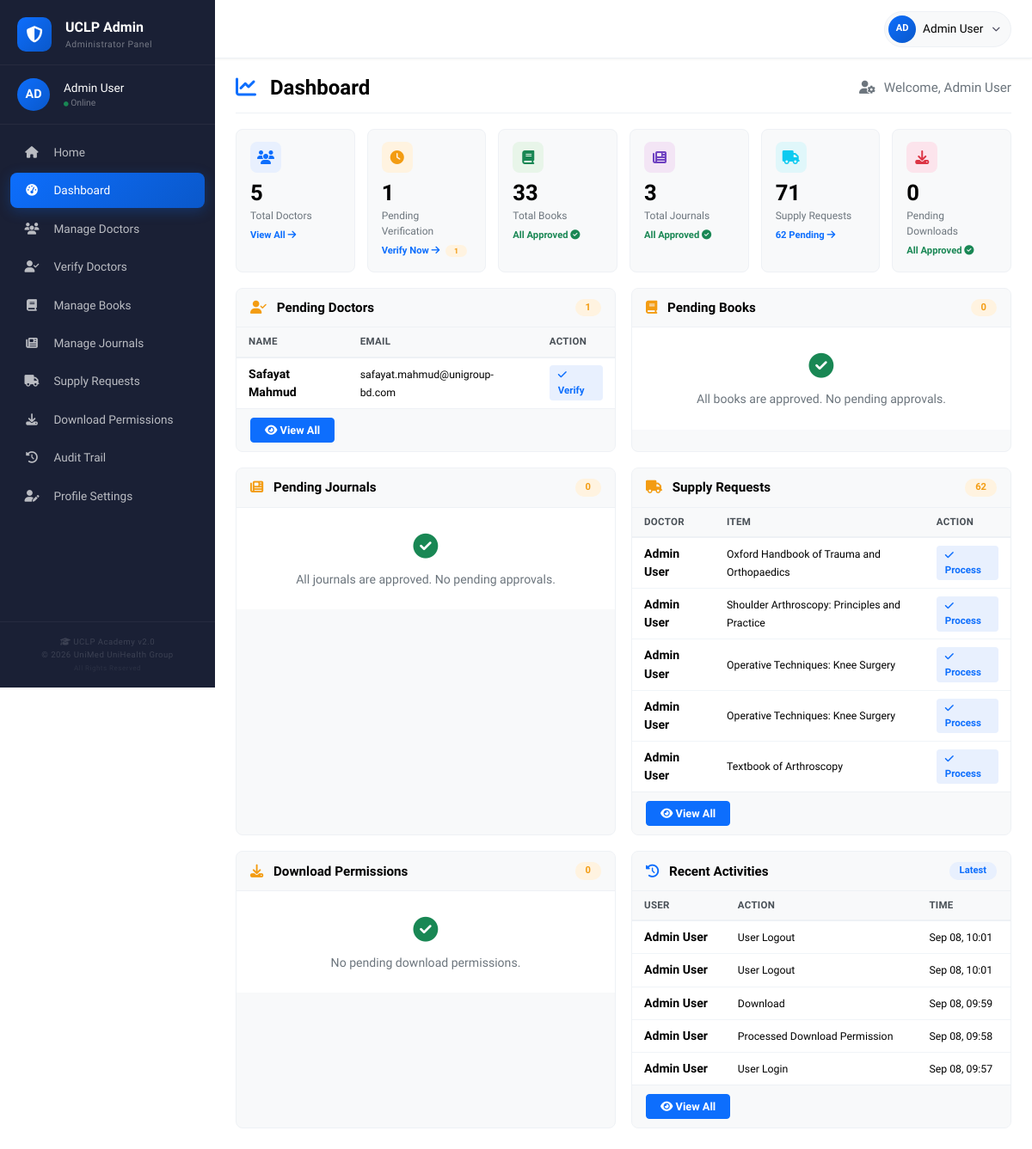
The page /admin/dashboard (signed in) on the database its author committed.
### tables this page shows
CREATE TABLE `users` (
  `id` int(11) NOT NULL,
  `user_type` enum('doctor','admin','editor') NOT NULL DEFAULT 'doctor',
  `name` varchar(100) NOT NULL,
  `bmdc_reg_no` varchar(50) DEFAULT NULL,
  `specialty` varchar(100) DEFAULT NULL,
  `hospital_institute` varchar(200) DEFAULT NULL,
  `mobile` varchar(20) DEFAULT NULL,
  `email` varchar(100) NOT NULL,
  `password` varchar(255) NOT NULL,
  `profile_image` varchar(255) DEFAULT 'default.jpg',
  `is_verified` tinyint(1) DEFAULT 0,
  `is_active` tinyint(1) DEFAULT 1,
  `download_limit` int(11) DEFAULT 2,
  `created_at` timestamp NOT NULL DEFAULT current_timestamp(),
  `updated_at` timestamp NULL DEFAULT NULL ON UPDATE current_timestamp()
);

CREATE TABLE `supply_requests` (
  `id` int(11) NOT NULL,
  `user_id` int(11) NOT NULL,
  `book_id` int(11) DEFAULT NULL,
  `journal_id` int(11) DEFAULT NULL,
  `request_type` enum('book','journal') NOT NULL,
  `delivery_address` text NOT NULL,
  `delivery_phone` varchar(20) DEFAULT NULL,
  `status` enum('pending','approved','rejected','completed') DEFAULT 'pending',
  `admin_notes` text DEFAULT NULL,
  `processed_by` int(11) DEFAULT NULL,
  `request_date` timestamp NOT NULL DEFAULT current_timestamp(),
  `processed_date` timestamp NULL DEFAULT NULL
);

CREATE TABLE `audit_trail` (
  `id` int(11) NOT NULL,
  `user_id` int(11) DEFAULT NULL,
  `user_type` enum('admin','editor','doctor') DEFAULT NULL,
  `action` varchar(100) NOT NULL,
  `details` text DEFAULT NULL,
  `ip_address` varchar(45) DEFAULT NULL,
  `user_agent` text DEFAULT NULL,
  `created_at` timestamp NOT NULL DEFAULT current_timestamp()
);

### admin/dashboard.php (the view, shortened to what the rows shown need)
<?php
$db = Database::getInstance()->getConnection();
$pendingDoctors = $db->query("
    SELECT id, name, email, bmdc_reg_no, specialty, created_at
    FROM users
    WHERE user_type = 'doctor' AND is_verified = 0
    ORDER BY created_at DESC LIMIT 5
");
$pendingRequests = $db->query("
    SELECT sr.*, u.name as doctor_name,
           CASE
               WHEN sr.book_id IS NOT NULL THEN b.title
               WHEN sr.journal_id IS NOT NULL THEN j.title
           END as item_title
    FROM supply_requests sr
    LEFT JOIN users u ON sr.user_id = u.id
    LEFT JOIN books b ON sr.book_id = b.id
    LEFT JOIN journals j ON sr.journal_id = j.id
    WHERE sr.status = 'pending'
    ORDER BY sr.request_date DESC LIMIT 5
");
?>
<!DOCTYPE html>
<html lang="en">
<head>
    <link href="https://cdn.jsdelivr.net/npm/bootstrap@5.3.0/dist/css/bootstrap.min.css" rel="stylesheet">
    <link rel="stylesheet" href="https://cdnjs.cloudflare.com/ajax/libs/font-awesome/6.4.0/css/all.min.css">
</head>
<body>
    <?php include __DIR__ . '/../includes/admin_nav.php'; ?>
    <div class="container-fluid">
        <div class="row">
            <main class="main-content">
                <div class="page-header">
                    <h1>
                        <i class="fas fa-chart-line"></i> Dashboard
                    </h1>
                </div>
                <div class="tables-grid">
                    <div class="table-card">
                        <div class="table-body">
                            <?php if ($pendingDoctors->num_rows > 0): ?>
                            <table>
                                <thead>
                                    <tr>
                                        <th>Name</th>
                                        <th>Email</th>
                                        <th>Action</th>
                                    </tr>
                                </thead>
                                <tbody>
                                    <?php while ($doctor = $pendingDoctors->fetch_assoc()): ?>
                                    <tr>
                                        <td><strong><?php echo htmlspecialchars($doctor['name']); ?></strong></td>
                                        <td><small><?php echo htmlspecialchars($doctor['email']); ?></small></td>
                                        <td>
                                            <a href="/admin/verify" class="action-link primary">
                                                <i class="fas fa-check"></i> Verify
                                            </a>
                                        </td>
                                    </tr>
                                    <?php endwhile; ?>
                                </tbody>
                            </table>
                            <?php endif; ?>
                        </div>
                    </div>
                    <div class="table-card">
                        <div class="table-body">
                            <?php if ($pendingRequests->num_rows > 0): ?>
                            <table>
                                <thead>
                                    <tr>
                                        <th>Doctor</th>
                                        <th>Item</th>
                                        <th>Action</th>
                                    </tr>
                                </thead>
                                <tbody>
                                    <?php while ($req = $pendingRequests->fetch_assoc()): ?>
                                    <tr>
                                        <td><strong><?php echo htmlspecialchars($req['doctor_name']); ?></strong></td>
                                        <td><small><?php echo htmlspecialchars($req['item_title'] ?? 'N/A'); ?></small></td>
                                        <td>
                                            <a href="/admin/requests" class="action-link primary">
                                                <i class="fas fa-check"></i> Process
                                            </a>
                                        </td>
                                    </tr>
                                    <?php endwhile; ?>
                                </tbody>
                            </table>
                            <?php endif; ?>
                        </div>
                    </div>
                    <div class="table-card">
                        <div class="table-body">
                            <?php
                            $activities = $db->query("
                                SELECT action, user_type, created_at,
                                       COALESCE(
                                           (SELECT name FROM users WHERE id = audit_trail.user_id),
                                           'System'
                                       ) as user_name
                                FROM audit_trail
                                ORDER BY created_at DESC LIMIT 5
                            ");
                            ?>
                            <?php if ($activities->num_rows > 0): ?>
                            <table>
                                <thead>
                                    <tr>
                                        <th>User</th>
                                        <th>Action</th>
                                        <th>Time</th>
                                    </tr>
                                </thead>
                                <tbody>
                                    <?php while ($activity = $activities->fetch_assoc()): ?>
                                    <tr>
                                        <td><strong><?php echo htmlspecialchars($activity['user_name']); ?></strong></td>
                                        <td><small><?php echo htmlspecialchars($activity['action']); ?></small></td>
                                        <td><small><?php echo date('M d, H:i', strtotime($activity['created_at'])); ?></small></td>
                                    </tr>
                                    <?php endwhile; ?>
                                </tbody>
                            </table>
                            <?php endif; ?>
                        </div>
                    </div>
                </div>
            </main>
        </div>
    </div>
</body>
</html>

### rows shown on the page
users: name "Safayat Mahmud", email "safayat.mahmud@unigroup-bd.com"
supply_requests: user.name "Admin User", item_title "Oxford Handbook of Trauma and Orthopaedics"
supply_requests: user.name "Admin User", item_title "Shoulder Arthroscopy: Principles and Practice"
supply_requests: user.name "Admin User", item_title "Operative Techniques: Knee Surgery"
supply_requests: user.name "Admin User", item_title "Operative Techniques: Knee Surgery"
supply_requests: user.name "Admin User", item_title "Textbook of Arthroscopy"
audit_trail: user_name "Admin User", action "User Logout", created_at "Sep 08, 10:01"
audit_trail: user_name "Admin User", action "User Logout", created_at "Sep 08, 10:01"
audit_trail: user_name "Admin User", action "Download", created_at "Sep 08, 09:59"
audit_trail: user_name "Admin User", action "Processed Download Permission", created_at "Sep 08, 09:58"
audit_trail: user_name "Admin User", action "User Login", created_at "Sep 08, 09:57"

### other values the page prints
substr($_SESSION['user_name'] ?? 'A', 0, 2) "AD"
$_SESSION['user_name'] "Admin User"
$stats['total_doctors'] "5"
$stats['pending_doctors'] "1"
$stats['total_books'] "33"
$stats['total_journals'] "3"
$stats['total_requests'] "71"
$stats['pending_requests'] "62"
$stats['pending_downloads'] "0"
$stats['pending_books'] "0"
$stats['pending_journals'] "0"
